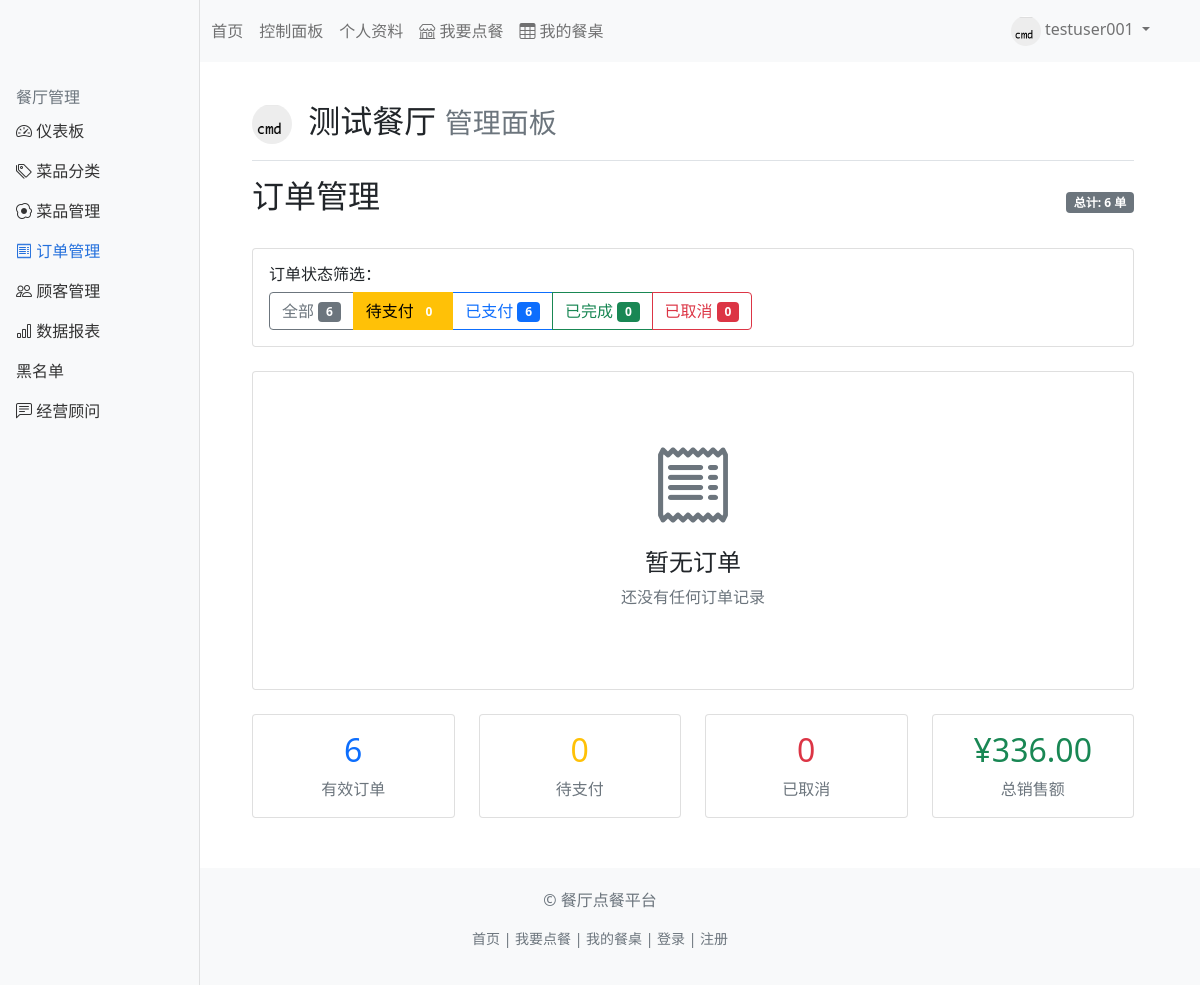
The page /restaurant/1/orders?status=pending (signed in) on the database as committed earlier.
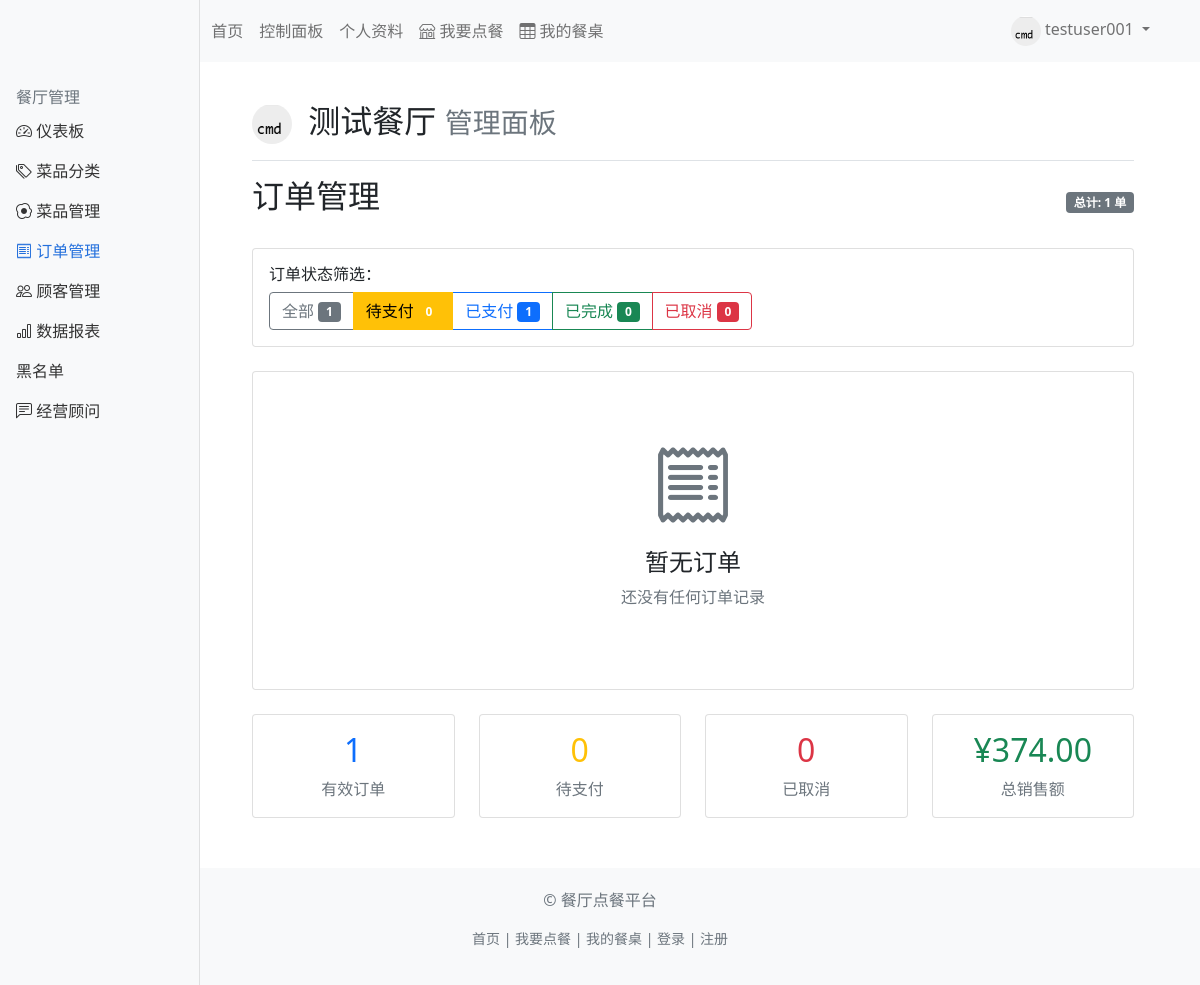
The same page on the database as committed later.
### app/models.py (models this page shows, shortened)
class Restaurant(db.Model):
    id = db.Column(db.Integer, primary_key=True)
    name = db.Column(db.String(100), unique=True, nullable=False, index=True)
    logo_path = db.Column(db.String(200), default='default_logo.png')
    description = db.Column(db.Text)
    owner_id = db.Column(db.Integer, db.ForeignKey('user.id'), nullable=False)
    created_at = db.Column(db.DateTime, default=datetime.utcnow)
    total_sales = db.Column(db.Float, default=0.0)  # 餐厅总销售额，用于排序
    categories = db.relationship('Category', backref='restaurant', lazy='dynamic', cascade='all, delete-orphan')
    dishes = db.relationship('Dish', backref='restaurant', lazy='dynamic', cascade='all, delete-orphan')
    orders = db.relationship('Order', backref='restaurant', lazy='dynamic')
    blacklist = db.relationship('Blacklist', backref='restaurant', lazy='dynamic', cascade='all, delete-orphan')

### app/routes/restaurant.py (the view)
@restaurant_bp.route('/<int:restaurant_id>/orders')
@login_required
@restaurant_owner_required
def orders(restaurant_id):
    restaurant = Restaurant.query.get_or_404(restaurant_id)
    status = request.args.get('status', 'all')
    page = request.args.get('page', 1, type=int)
    per_page = 15
    query = Order.query.filter_by(restaurant_id=restaurant_id)
    if status != 'all':
        query = query.filter_by(status=status)
    orders = query.order_by(Order.created_at.desc()).paginate(page=page, per_page=per_page, error_out=False)
    status_counts = {
        'all': Order.query.filter_by(restaurant_id=restaurant_id).count(),
        'pending': Order.query.filter_by(restaurant_id=restaurant_id, status='pending').count(),
        'paid': Order.query.filter_by(restaurant_id=restaurant_id, status='paid').count(),
        'completed': Order.query.filter_by(restaurant_id=restaurant_id, status='completed').count(),
        'cancelled': Order.query.filter_by(restaurant_id=restaurant_id, status='cancelled').count()
    }
    return render_template('restaurant/orders.html',
                         title='订单管理',
                         restaurant=restaurant,
                         orders=orders,
                         status=status,
                         status_counts=status_counts)

### app/routes/restaurant.py (called while the page is built)
def restaurant_owner_required(f):
    from functools import wraps
    @wraps(f)
    def decorated_function(restaurant_id, *args, **kwargs):
        restaurant = Restaurant.query.get_or_404(restaurant_id)
        if current_user.id != restaurant.owner_id:
            abort(403)  # 禁止访问
        return f(restaurant_id, *args, **kwargs)
    return decorated_function

### app/templates/restaurant/orders.html (shortened to what the changed rows need)
{% extends "restaurant/base.html" %}
{% block restaurant_content %}
<div class="d-flex justify-content-between align-items-center mb-4">
    <h2>订单管理</h2>
    <div>
        <span class="badge bg-secondary">总计: {{ status_counts.all }} 单</span>
    </div>
</div>
<div class="card mb-4">
    <div class="card-body">
        <div class="btn-group" role="group">
            <a href="{{ url_for('restaurant.orders', restaurant_id=restaurant.id, status='all') }}"
               class="btn btn-outline-secondary {% if status == 'all' %}active{% endif %}">
                全部 <span class="badge bg-secondary">{{ status_counts.all }}</span>
            </a>
            <a href="{{ url_for('restaurant.orders', restaurant_id=restaurant.id, status='paid') }}"
               class="btn btn-outline-primary {% if status == 'paid' %}active{% endif %}">
                已支付 <span class="badge bg-primary">{{ status_counts.paid }}</span>
            </a>
        </div>
    </div>
</div>
<div class="row mt-4">
    <div class="col-md-3">
        <div class="card text-center">
            <div class="card-body">
                <h2 class="text-primary">{{ status_counts.paid + status_counts.completed }}</h2>
                <p class="text-muted mb-0">有效订单</p>
            </div>
        </div>
    </div>
    <div class="col-md-3">
        <div class="card text-center">
            <div class="card-body">
                <h2 class="text-warning">{{ status_counts.pending }}</h2>
            </div>
        </div>
    </div>
    <div class="col-md-3">
        <div class="card text-center">
            <div class="card-body">
                <h2 class="text-danger">{{ status_counts.cancelled }}</h2>
            </div>
        </div>
    </div>
    <div class="col-md-3">
        <div class="card text-center">
            <div class="card-body">
                {% set total_sales = restaurant.total_sales or 0 %}
                <h2 class="text-success">¥{{ "%.2f"|format(total_sales) }}</h2>
                <p class="text-muted mb-0">总销售额</p>
            </div>
        </div>
    </div>
</div>
{% endblock %}

### app/templates/restaurant/base.html (shortened to what the changed rows need)
{% extends "base.html" %}
{% block content %}
<div class="container-fluid">
    <div class="row">
        <main class="col-md-9 ms-sm-auto col-lg-10 px-md-4">
            <div class="d-flex justify-content-between flex-wrap flex-md-nowrap align-items-center pt-3 pb-2 mb-3 border-bottom">
                <h1 class="h2">
                    {% if restaurant.logo_path %}
                    <img src="{{ url_for('static', filename='uploads/logos/' + restaurant.logo_path) }}"
                         alt="Logo" width="40" height="40" class="rounded-circle me-2">
                    {% endif %}
                    {{ restaurant.name }}
                    <small class="text-muted">管理面板</small>
                </h1>
            </div>
            {% block restaurant_content %}{% endblock %}
        </main>
    </div>
</div>
{% endblock %}

Rows that differ between the two databases and show on the page:
changed Restaurant "测试餐厅": total_sales "336.00" → "374.00"
Other text that changed with them:
{{ status_counts.all }}: "6" → "1"
{{ status_counts.paid }}: "6" → "1"
{{ status_counts.paid + status_counts.completed }}: "6" → "1"
